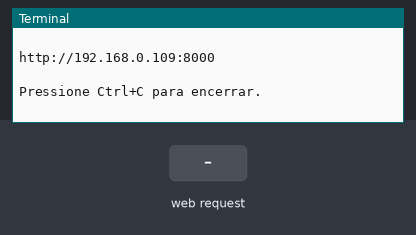
The program below on a simulated Raspberry Pi (BCM pin numbers). On the bench: the last lines printed to the terminal. Inputs (shaded band) come from the test bench. The camera gives no picture and a still takes 0.5 s; the clock reads 2024-03-15 10:24:30 at power-on unless the program sets it.

Above: at 1.2 s.
1.3 s: HTTP request for / received
At 2.5 s:
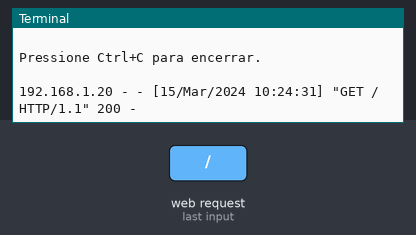
2.8 s: HTTP request for /stream.mjpg received
At 3.7 s:
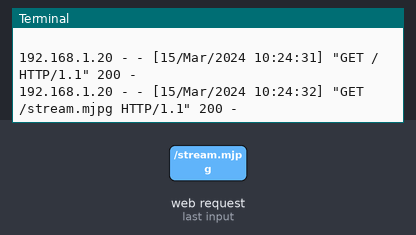

Measured:
- after the input at 1.3 s, the terminal: prints a new line at once (image 1)
- after the input at 2.8 s, the terminal: prints a new line at once (image 2)

The program:

camera_stream_rasp.py
```python
import io
import logging
import socketserver

from http import server
from threading import Condition

from picamera2 import Picamera2
from picamera2.encoders import MJPEGEncoder
from picamera2.outputs import FileOutput


# =========================================================
# PÁGINA HTML
# =========================================================

PAGE = """
<html>

<head>
    <title>Camera Raspberry Pi - Semaforo Inteligente</title>
</head>

<body style="
    text-align:center;
    font-family:Arial;
    background-color:#111;
    color:white;
">

    <h2>Camera Raspberry Pi</h2>

    <p>
        Visualizacao em tempo real
        com enquadramento equivalente ao dataset
    </p>

    <img
        src="/stream.mjpg"
        style="
            width:95%;
            max-width:1200px;
            height:auto;
            border:2px solid white;
        "
    >

</body>

</html>
"""


# =========================================================
# BUFFER DO STREAM
# =========================================================

class StreamingOutput(io.BufferedIOBase):

    def __init__(self):

        self.frame = None
        self.condition = Condition()


    def write(self, buf):

        with self.condition:

            self.frame = buf

            self.condition.notify_all()


# =========================================================
# SERVIDOR HTTP
# =========================================================

class StreamingHandler(server.BaseHTTPRequestHandler):

    def do_GET(self):

        # -------------------------------------------------
        # Página principal
        # -------------------------------------------------

        if self.path == "/":

            content = PAGE.encode("utf-8")

            self.send_response(200)

            self.send_header(
                "Content-Type",
                "text/html"
            )

            self.send_header(
                "Content-Length",
                len(content)
            )

            self.end_headers()

            self.wfile.write(content)


        # -------------------------------------------------
        # Stream MJPEG
        # -------------------------------------------------

        elif self.path == "/stream.mjpg":

            self.send_response(200)

            self.send_header(
                "Age",
                0
            )

            self.send_header(
                "Cache-Control",
                "no-cache, private"
            )

            self.send_header(
                "Pragma",
                "no-cache"
            )

            self.send_header(
                "Content-Type",
                "multipart/x-mixed-replace; boundary=FRAME"
            )

            self.end_headers()


            try:

                while True:

                    with output.condition:

                        output.condition.wait()

                        frame = output.frame


                    self.wfile.write(
                        b"--FRAME\r\n"
                    )

                    self.send_header(
                        "Content-Type",
                        "image/jpeg"
                    )

                    self.send_header(
                        "Content-Length",
                        len(frame)
                    )

                    self.end_headers()

                    self.wfile.write(frame)

                    self.wfile.write(
                        b"\r\n"
                    )


            except Exception as erro:

                logging.warning(
                    "Cliente desconectado: %s",
                    erro
                )


        # -------------------------------------------------
        # Página não encontrada
        # -------------------------------------------------

        else:

            self.send_error(404)

            self.end_headers()


# =========================================================
# SERVIDOR COM MÚLTIPLAS THREADS
# =========================================================

class StreamingServer(
    socketserver.ThreadingMixIn,
    server.HTTPServer
):

    allow_reuse_address = True

    daemon_threads = True


# =========================================================
# CONFIGURAÇÃO DA CÂMERA
# =========================================================

picam2 = Picamera2()


# Resolução usada no stream:
# 2048 x 1536 = formato 4:3
#
# O raw utiliza o sensor inteiro da OV5647:
# 2592 x 1944 = formato 4:3

config = picam2.create_video_configuration(

    main={
        "size": (2048, 1536)
    },

    raw={
        "size": (2592, 1944)
    }
)


picam2.configure(config)


# =========================================================
# INICIA STREAM
# =========================================================

output = StreamingOutput()


picam2.start_recording(

    MJPEGEncoder(),

    FileOutput(output)
)


# =========================================================
# INICIA SERVIDOR WEB
# =========================================================

try:

    endereco = (
        "",
        8000
    )


    servidor = StreamingServer(

        endereco,

        StreamingHandler
    )


    print()
    print("========================================")
    print(" CAMERA RASPBERRY PI")
    print("========================================")
    print()

    print("Resolucao do stream:")
    print("2048 x 1536")

    print()

    print("Resolucao do sensor:")
    print("2592 x 1944")

    print()

    print("Acesse no navegador:")
    print()

    print("http://192.168.0.109:8000")

    print()

    print("Pressione Ctrl+C para encerrar.")

    print()


    servidor.serve_forever()


except KeyboardInterrupt:

    print()
    print("Servidor encerrado.")


finally:

    picam2.stop_recording()
```
